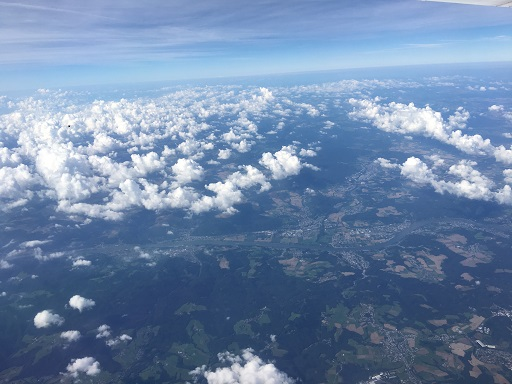
#> input picture Test/Pictures/clouds.jpg, 512 x 384 px
$ python 015_Threshold.py
#> lines starting #> are read from the running program, lines starting #| are printed output that depends on the picture; after the words box and inside, x2 and y2 are one past the last pixel; in counts of white or black regions, pixels touching at a corner belong together
import cv2
from matplotlib import pyplot as plt

image = cv2.imread('Pictures/clouds.jpg', 0)
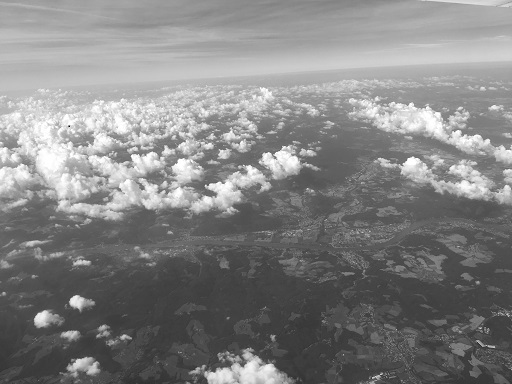
#> image: shape (384, 512); min 0, max 255, mean 130.9
ret, threshold1 = cv2.threshold(image, 127, 255, cv2.THRESH_BINARY)
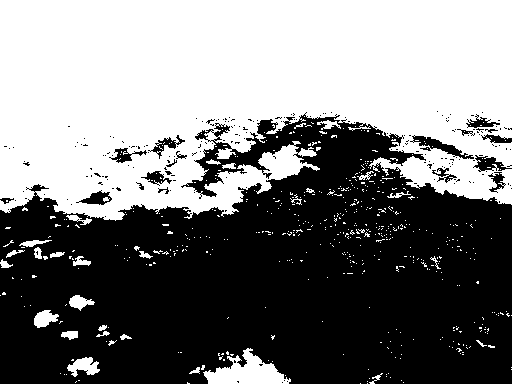
#> threshold1: shape (384, 512); 48.4% white; 548 white regions (517 under 20 px), largest, box (x1, y1, x2, y2) and area: (0, 0, 512, 221) 89713, (203, 348, 291, 384) 1613, (67, 357, 100, 377) 376
ret, threshold2 = cv2.threshold(image, 127, 255, cv2.THRESH_BINARY_INV)
ret, threshold3 = cv2.threshold(image, 127, 255, cv2.THRESH_TRUNC)
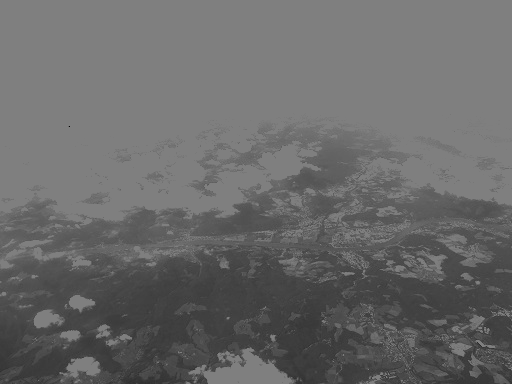
#> threshold3: shape (384, 512); min 0, max 127, mean 105.3
ret, threshold4 = cv2.threshold(image, 127, 255, cv2.THRESH_TOZERO)
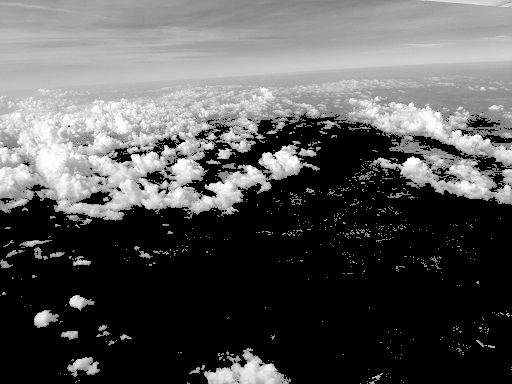
#> threshold4: shape (384, 512); min 0, max 255, mean 87.1
ret, threshold5 = cv2.threshold(image, 127, 255, cv2.THRESH_TOZERO_INV)
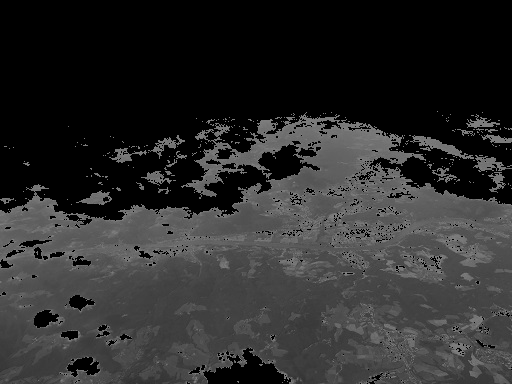
#> threshold5: shape (384, 512); min 0, max 127, mean 43.9

titles = ['Original', 'BINARY', 'BINARY_INV', 'TRUNC', 'TOZERO', 'TOZERO_INV']
images = [image, threshold1, threshold2, threshold3, threshold4, threshold5]

for i in range(6):
    plt.subplot(2, 3, i + 1)
    plt.imshow(images[i], 'gray')
    plt.title(titles[i], fontsize=8)
    plt.xticks([]), plt.yticks([])

plt.show()

$ run again, with Test/Pictures/building.jpg copied over Test/Pictures/clouds.jpg
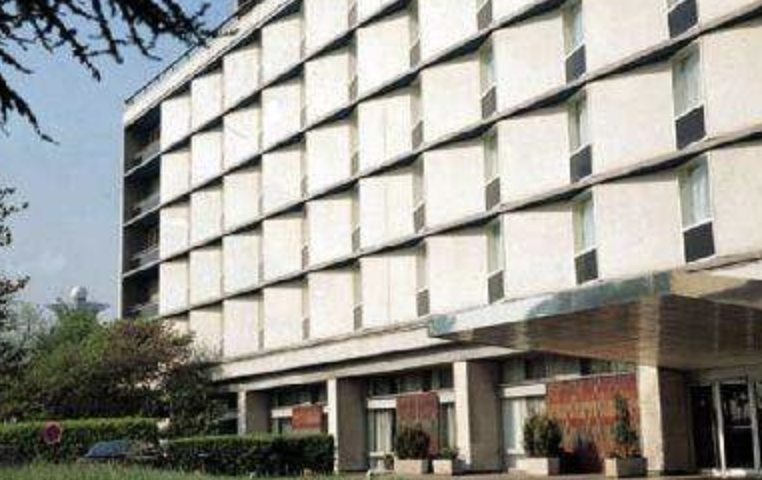
#> input picture Test/Pictures/building.jpg, 762 x 480 px
#> `ret, threshold1 = cv2.threshold(image, 127, 255, cv2.THRESH_BINARY)`:
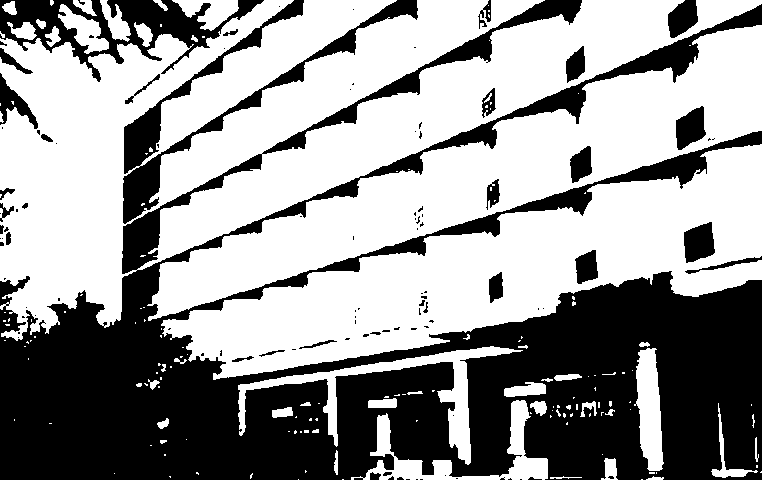
#> threshold1: shape (480, 762); 59.6% white; 106 black regions (73 under 20 px), largest, box (x1, y1, x2, y2) and area: (0, 0, 762, 480) 125558, (123, 0, 418, 224) 7496, (0, 0, 264, 82) 7097
#> `ret, threshold5 = cv2.threshold(image, 127, 255, cv2.THRESH_TOZERO_INV)`:
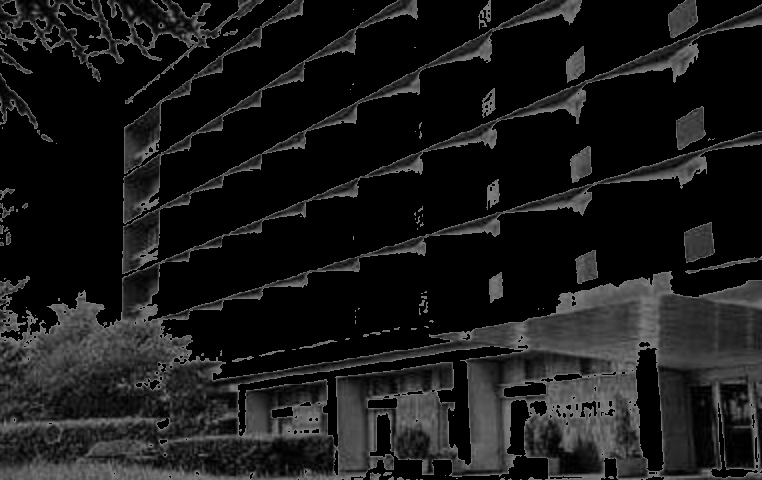
#> threshold5: shape (480, 762); min 0, max 127, mean 25
